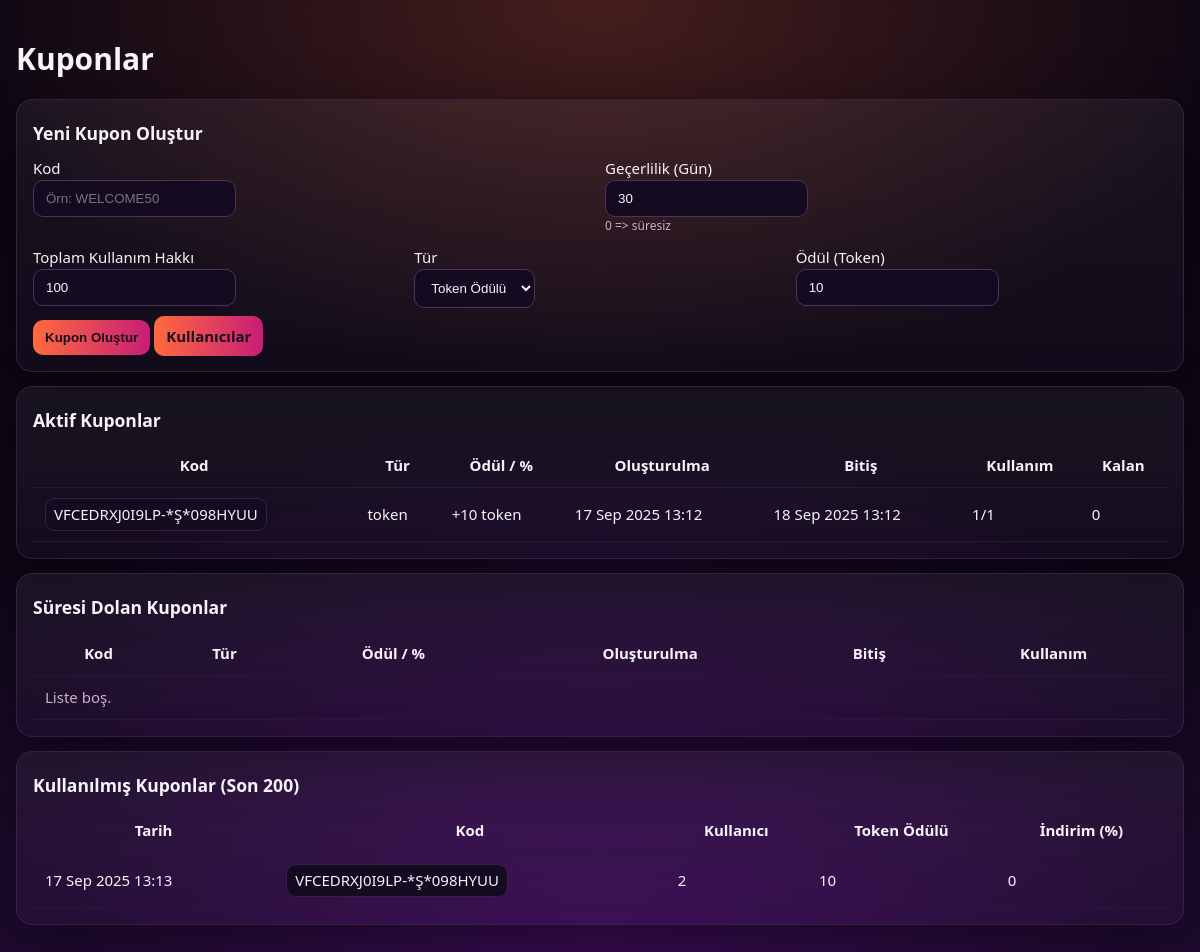
Screenshot of /admin/coupons (signed in) with the database file from the repository.
### app/models.py (models this page shows, shortened)
class Coupon(db.Model):
    __tablename__ = "coupon"
    id               = db.Column(db.Integer, primary_key=True)
    code             = db.Column(db.String(64), unique=True, index=True, nullable=False)  # büyük harf olarak sakla
    created_at       = db.Column(db.DateTime, default=datetime.utcnow, nullable=False)
    expires_at       = db.Column(db.DateTime, nullable=True)   # None => süresiz
    max_uses         = db.Column(db.Integer, default=1, nullable=False)
    type             = db.Column(db.String(16), nullable=False)  # 'token' | 'discount'
    reward_tokens    = db.Column(db.Integer, default=0, nullable=False)  # type=='token'
    discount_percent = db.Column(db.Integer, default=0, nullable=False)  # type=='discount' (0-100)
    created_by       = db.Column(db.Integer, nullable=True)  # admin user_id (opsiyonel)
    redemptions      = db.relationship("CouponRedemption", backref="coupon", lazy=True)

class CouponRedemption(db.Model):
    __tablename__ = "coupon_redemption"
    id               = db.Column(db.Integer, primary_key=True)
    coupon_id        = db.Column(db.Integer, db.ForeignKey("coupon.id"), nullable=False)
    user_id          = db.Column(db.Integer, db.ForeignKey("user.id"), nullable=False)
    redeemed_at      = db.Column(db.DateTime, default=datetime.utcnow, nullable=False, index=True)
    benefit_tokens   = db.Column(db.Integer, default=0, nullable=False)
    discount_percent = db.Column(db.Integer, default=0, nullable=False)
    user             = db.relationship("User", lazy=True)

### app/routes/coupons.py (the view)
@coupons_bp.get('/admin/coupons')
@login_required
def coupons_page():
    if not _is_admin():
        abort(403)
    now = _now()
    active = (Coupon.query
              .filter((Coupon.expires_at.is_(None)) | (Coupon.expires_at > now))
              .order_by(Coupon.created_at.desc())
              .all())
    expired = (Coupon.query
               .filter(Coupon.expires_at.isnot(None), Coupon.expires_at <= now)
               .order_by(Coupon.expires_at.desc())
               .all())
    used = (db.session.query(CouponRedemption, Coupon)
            .join(Coupon, Coupon.id == CouponRedemption.coupon_id)
            .order_by(CouponRedemption.redeemed_at.desc())
            .limit(200)
            .all())
    def usage_info(c: Coupon):
        used_count = CouponRedemption.query.filter_by(coupon_id=c.id).count()
        left = max(0, int(c.max_uses or 0) - used_count)
        return used_count, left
    usage = {c.id: usage_info(c) for c in active + expired}
    return render_template('admin_coupons.html',
                           active=active, expired=expired, used=used, usage=usage, now=now)

### app/__init__.py (called while the page is built)
@login_manager.user_loader
def load_user(user_id: str):
    from .models import User
    try:
        return User.query.get(int(user_id))
    except Exception:
        return None

### app/routes/admin.py (called while the page is built)
def _is_admin():
    if not current_user.is_authenticated:
        return False
    if getattr(current_user, 'is_admin', False):
        return True
    allowed = set(current_app.config.get('ADMIN_EMAILS') or [])
    return (current_user.email or '').lower() in allowed

### app/routes/coupons.py (called while the page is built)
def _now():
    return datetime.utcnow()

### app/templates/admin_coupons.html (shortened to what this page needs)
<!doctype html>
<html lang="tr">
<head>
</head>
<body>
  <div class="wrap">
    <h1>Kuponlar</h1>
    <div class="card">
      <h3 style="margin:4px 0 10px">Yeni Kupon Oluştur</h3>
      <form method="post" action="{{ url_for('coupons.coupons_create') }}">
        <div class="row">
          <div>
            <label>Kod</label><br>
            <input type="text" name="code" placeholder="Örn: WELCOME50" required>
          </div>
          <div>
            <label>Geçerlilik (Gün)</label><br>
            <input type="number" name="days" min="0" value="30">
            <div class="muted" style="font-size:12px">0 => süresiz</div>
          </div>
        </div>
        <div class="row3" style="margin-top:10px">
          <div>
            <label>Toplam Kullanım Hakkı</label><br>
            <input type="number" name="max_uses" min="1" value="100" required>
          </div>
          <div>
            <label>Tür</label><br>
            <select name="ctype" id="ctype">
              <option value="token">Token Ödülü</option>
            </select>
          </div>
          <div id="blk_token">
            <label>Ödül (Token)</label><br>
            <input type="number" name="reward_tokens" min="1" value="10">
          </div>
        </div>
        <div style="margin-top:12px">
          <button class="btn" type="submit">Kupon Oluştur</button>
          <a class="btn" href="{{ url_for('admin.users_page') }}">Kullanıcılar</a>
        </div>
      </form>
    </div>
    <div class="card">
      <h3 style="margin:4px 0 10px">Aktif Kuponlar</h3>
      <table>
        <thead>
          <tr>
            <th>Kod</th>
            <th>Tür</th>
            <th>Ödül / %</th>
            <th>Oluşturulma</th>
            <th>Bitiş</th>
            <th>Kullanım</th>
            <th>Kalan</th>
          </tr>
        </thead>
        <tbody>
          {% if active %}
            {% for c in active %}
              {% set used = usage[c.id][0] %}
              {% set left = usage[c.id][1] %}
              <tr>
                <td><span class="pill">{{ c.code }}</span></td>
                <td>{{ c.type }}</td>
                <td>
                  {% if c.type=='token' %}+{{ c.reward_tokens }} token{% else %}%{{ c.discount_percent }}{% endif %}
                </td>
                <td>{{ c.created_at.strftime('%d %b %Y %H:%M') }}</td>
                <td>{% if c.expires_at %}{{ c.expires_at.strftime('%d %b %Y %H:%M') }}{% else %}—{% endif %}</td>
                <td>{{ used }}/{{ c.max_uses }}</td>
                <td>{{ left }}</td>
              </tr>
            {% endfor %}
          {% else %}
            <tr><td colspan="7" class="muted">Aktif kupon yok.</td></tr>
          {% endif %}
        </tbody>
      </table>
    </div>
    <div class="card">
      <h3 style="margin:4px 0 10px">Süresi Dolan Kuponlar</h3>
      <table>
        <thead>
          <tr>
            <th>Kod</th>
            <th>Tür</th>
            <th>Ödül / %</th>
            <th>Oluşturulma</th>
            <th>Bitiş</th>
            <th>Kullanım</th>
          </tr>
        </thead>
        <tbody>
          {% if expired %}
            {% for c in expired %}
              {% set used = usage[c.id][0] %}
              <tr>
                <td><span class="pill">{{ c.code }}</span></td>
                <td>{{ c.type }}</td>
                <td>
                  {% if c.type=='token' %}+{{ c.reward_tokens }} token{% else %}%{{ c.discount_percent }}{% endif %}
                </td>
                <td>{{ c.created_at.strftime('%d %b %Y %H:%M') }}</td>
                <td>{{ c.expires_at.strftime('%d %b %Y %H:%M') }}</td>
                <td>{{ used }}/{{ c.max_uses }}</td>
              </tr>
            {% endfor %}
          {% else %}
            <tr><td colspan="6" class="muted">Liste boş.</td></tr>
          {% endif %}
        </tbody>
      </table>
    </div>
    <div class="card">
      <h3 style="margin:4px 0 10px">Kullanılmış Kuponlar (Son 200)</h3>
      <table>
        <thead>
          <tr>
            <th>Tarih</th>
            <th>Kod</th>
            <th>Kullanıcı</th>
            <th>Token Ödülü</th>
            <th>İndirim (%)</th>
          </tr>
        </thead>
        <tbody>
          {% if used %}
            {% for r, c in used %}
              <tr>
                <td>{{ r.redeemed_at.strftime('%d %b %Y %H:%M') }}</td>
                <td><span class="pill">{{ c.code }}</span></td>
                <td>{{ r.user_id }}</td>
                <td>{{ r.benefit_tokens }}</td>
                <td>{{ r.discount_percent }}</td>
              </tr>
            {% endfor %}
          {% else %}
            <tr><td colspan="5" class="muted">Henüz kullanım yok.</td></tr>
          {% endif %}
        </tbody>
      </table>
    </div>
  </div>
</body>
</html>

### app/templates/admin_coupons.html (style rules this page uses)
:root { --bg:#0b0612; --bg2:#130a1f; --card:#1a0f1ecc; --border:#3a1f44; --text:#f7f3fa; --muted:#c9b0c7; --accent:#FF6A3D; --accent2:#C81D77; --radius:16px; --shadow:0 20px 60px rgba(0,0,0,.45); }
* { box-sizing:border-box }
body { margin:0;background: radial-gradient(1200px 700px at 50% 0%, rgba(255,106,61,.24) 0%, rgba(255,106,61,0) 55%), radial-gradient(1400px 900px at 50% 100%, rgba(110,15,156,.45) 0%, rgba(110,15,156,0) 60%), linear-gradient(180deg, var(--bg), var(--bg2)); color:var(--text); font:15px/1.55 system-ui, -apple-system, Segoe UI, Inter, Roboto; }
.wrap { max-width:1200px; margin:36px auto; padding:0 16px }
h1 { margin:0 0 16px; font-weight:800 }
.card { background:linear-gradient(180deg,rgba(255,255,255,.05),rgba(255,255,255,.015)); border:1px solid var(--border); border-radius:var(--radius); box-shadow:var(--shadow); padding:16px; margin:14px 0 }
input, select { background:#140b20; color:#fff0ff; border:1px solid #503061; border-radius:10px; padding:10px 12px }
.row { display:grid; grid-template-columns:1fr 1fr; gap:10px }
.row3 { display:grid; grid-template-columns:1fr 1fr 1fr; gap:10px }
.btn { background:linear-gradient(90deg,var(--accent),var(--accent2)); border:none; color:#1a0f1e; font-weight:800; padding:10px 12px; border-radius:10px; cursor:pointer; text-decoration:none }
table { width:100%; border-collapse:collapse }
th,td { padding:10px 12px; border-bottom:1px solid #2d1736 }
.muted { color:var(--muted) }
.pill { display:inline-block;padding:4px 8px;border-radius:10px;border:1px solid #3a1f44;background:#140b20 }

### rows the page displays
Coupon: code "VFCEDRXJ0I9LP-*Ş*098HYUU", type "token", reward_tokens "10", created_at "17 Sep 2025 13:12", expires_at "18 Sep 2025 13:12", used "1", max_uses "1", discount_percent "0"
CouponRedemption: redeemed_at "17 Sep 2025 13:13", code "VFCEDRXJ0I9LP-*Ş*098HYUU", user_id "2", benefit_tokens "10", discount_percent "0"
